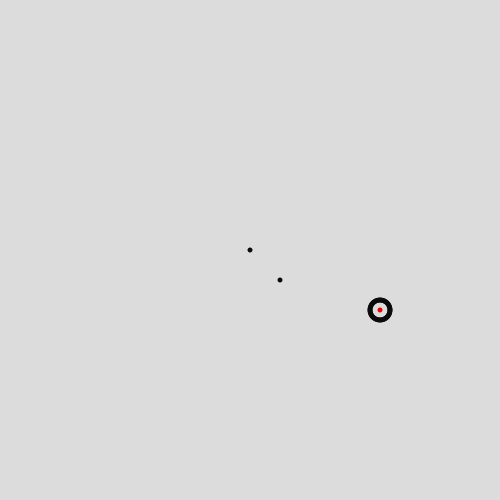
Frame 1 (no input)
Frame 60 (the mouse pressed at the canvas centre just before this capture): identical to frame 1, image omitted
Frame 120 (the mouse held since frame 60 and released just before this capture): identical to frame 1, image omitted

The Processing sketch that drew this single still picture (run headless with seeded random() and noise(); from frame 60 on, the mouse is pressed at the canvas centre):

// Processing sketch: corona
// ── corona.pde
void setup()
{
  size(500, 500);
}

void draw()
{
  background(220);
  float dtheta = 0.1;
  float r = 150;
  float r_int = 10;
  fill(11);
  noStroke();
  translate(width/2, height/2);
  ellipse(0, 0, 5, 5);
  translate(30, 30);
  ellipse(0, 0, 5, 5);
  translate(100, 30);
  fill(244,0,0);
  ellipse(0,0,5,5);
  fill(11);
  for(float theta_ext = 0; theta_ext < TWO_PI; theta_ext += dtheta)
  {
    ellipse(r_int * cos(theta_ext), r_int * sin(theta_ext), 5, 5);
  }
}
